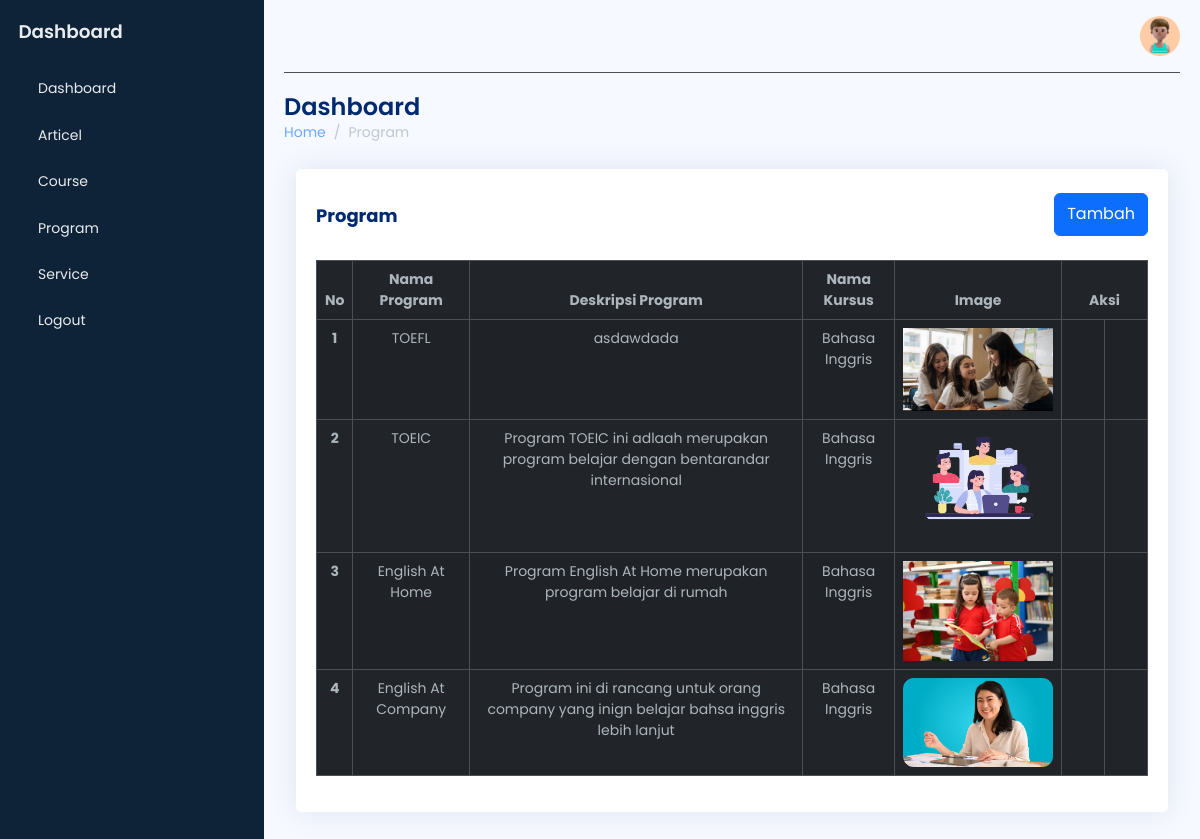
Page /user/program/index.php (signed in) on the committed database.
### tables this page shows
CREATE TABLE `program` (
  `id` int(11) NOT NULL,
  `course_id` int(11) NOT NULL,
  `nama` varchar(100) NOT NULL,
  `deskripsi` varchar(255) NOT NULL,
  `image` varchar(255) NOT NULL
);

CREATE TABLE `course` (
  `id` int(11) NOT NULL,
  `nama` varchar(50) NOT NULL,
  `deskripsi` varchar(255) NOT NULL
);

### user/program/index.php (the view, shortened to what this page needs)
<?php
require_once '../../config.php';
?>
<!DOCTYPE html>
<html lang="en" data-bs-theme="dark">
<head>
    <link rel="stylesheet" href="https://cdn.jsdelivr.net/npm/bootstrap@5.3.0-alpha2/dist/css/bootstrap.min.css" />
    <link href="https://cdn.lineicons.com/4.0/lineicons.css" rel="stylesheet" />
    <link rel="stylesheet" href="https://cdn.jsdelivr.net/npm/sweetalert2@11/dist/sweetalert2.min.css">
    <link rel="stylesheet" href="../assets/css/style.css" />
</head>
<body>
    <div class="wrapper">
        <?php include '../template/sidebar.php'; ?>
        <main id="main" class="main">
            <?php include '../template/navbar.php'; ?>
            <div class="pagetitle">
                <h1>Dashboard</h1>
                <nav>
                    <ol class="breadcrumb">
                        <li class="breadcrumb-item"><a href="index.html">Home</a></li>
                        <li class="breadcrumb-item active">Program</li>
                    </ol>
                </nav>
            </div>
            <section class="section dashboard">
                <div class="container">
                    <div class="row">
                        <div class="col">
                            <div class="card">
                                <div class="card-body">
                                    <div class="d-flex justify-content-between">
                                        <h5 class="card-title mt-3 fw-bold">Program</h5>
                                        <button class="btn btn-primary mt-4 mb-4" style="height: 43px;" data-bs-toggle="modal" data-bs-target="#exampleModal">Tambah</button>
                                    </div>
                                    <table class="table table-bordered table-striped text-center">
                                        <thead>
                                            <tr>
                                                <th scope="col">No</th>
                                                <th scope="col">Nama Program</th>
                                                <th scope="col">Deskripsi Program</th>
                                                <th scope="col">Nama Kursus</th>
                                                <th scope="col">Image</th>
                                                <th scope="col" colspan="2">Aksi</th>
                                            </tr>
                                        </thead>
                                        <tbody>
                                            <?php
                                            $sql = "SELECT program.id as program_id, program.nama as program_nama, program.deskripsi as program_deskripsi, course.nama as course_nama, course.deskripsi as course_deskripsi, program.image as program_image FROM program INNER JOIN course ON program.course_id = course.id";
                                            $result = $conn->query($sql);
                                            if ($result->num_rows > 0) {
                                                $no = 1;
                                                while ($row = $result->fetch_assoc()) {
                                                    echo "<tr>";
                                                    echo "<th scope='row'>" . $no++ . "</th>";
                                                    echo "<td>" . htmlspecialchars($row['program_nama']) . "</td>";
                                                    echo "<td>" . htmlspecialchars($row['program_deskripsi']) . "</td>";
                                                    echo "<td>" . htmlspecialchars($row['course_nama']) . "</td>";
                                                    echo "<td><img src='../assets/uploads/" . htmlspecialchars($row['program_image']) . "' alt='" . htmlspecialchars($row['program_nama']) . "' style='max-width:150px;'></td>";
                                                    echo "<td>
                                                                <button class='btn btn-link edit-btn' data-bs-toggle='modal' data-bs-target='#editModal' data-program-id='" . $row['program_id'] . "' data-program-nama='" . htmlspecialchars($row['program_nama']) . "' data-program-deskripsi='" . htmlspecialchars($row['program_deskripsi']) . "' data-course-nama='" . htmlspecialchars($row['course_nama']) . "' data-image='" . htmlspecialchars($row["program_image"]) . "'>
                                                                    <i class='lni lni-pencil-alt'></i>
                                                                </button>
                                                            </td>";
                                                    echo "<td>
                                                                <form method='post' action=''>
                                                                    <input type='hidden' name='program_id' value='" . $row['program_id'] . "'>
                                                                    <button type='submit' name='delete_program' class='btn btn-link text-danger'><i class='lni lni-trash-can'></i></button>
                                                                </form>
                                                            </td>";
                                                    echo "</tr>";
                                                }
                                            } else {
                                                echo "<tr><td colspan='7'>No programs found.</td></tr>";
                                            }
                                            ?>
                                        </tbody>
                                    </table>
                                </div>
                            </div>
                        </div>
                    </div>
                </div>
            </section>
        </main>
    </div>
</body>
</html>

### user/template/sidebar.php (shortened to what this page needs)
<aside id="sidebar" class="js-sidebar">
    <div class="h-100">
        <div class="sidebar-logo">
            <a href="#"> Dashboard</a>
        </div>
        <ul class="sidebar-nav">
            <li class="sidebar-item">
                <a href="http://localhost/beexcellent/user/index.php" class="sidebar-link">
                    Dashboard
                </a>
            </li>
            <li class="sidebar-item">
                <a href="http://localhost/beexcellent/user/articel/index.php" class="sidebar-link">
                    <span>Articel</span>
                </a>
            </li>
            <li class="sidebar-item">
                <a href="http://localhost/beexcellent/user/course/index.php" class="sidebar-link">
                    <span>Course</span>
                </a>
            </li>
            <li class="sidebar-item">
                <a href="http://localhost/beexcellent/user/program/index.php" class="sidebar-link">
                    <span>Program</span>
                </a>
            </li>
            <li class="sidebar-item">
                <a href="http://localhost/beexcellent/user/service/index.php" class="sidebar-link">
                    <span>Service</span>
                </a>
            </li>
        </ul>
        <div class="sidebar-footer">
            <a href="../logout.php" class="sidebar-link">
                <span>Logout</span>
            </a>
        </div>
    </div>
</aside>

### user/template/navbar.php (shortened to what this page needs)
<nav class="navbar navbar-expand border-bottom">
    <button class="btn" id="sidebar-toggle" type="button">
    </button>
    <div class="navbar-collapse navbar">
        <ul class="navbar-nav">
            <li class="nav-item dropdown">
                <a href="#" data-bs-toggle="dropdown" class="nav-icon pe-md-0">
                    <img src="profile.jpg" class="avatar img-fluid rounded-circle" alt="profile" />
                </a>
            </li>
        </ul>
    </div>
</nav>

### user/assets/css/style.css (style rules this page uses)
body { font-family: "Poppins", sans-serif; font-size: 0.875rem; opacity: 1; overflow-y: scroll; background: #f6f9ff; color: #444444; }
a { cursor: pointer; text-decoration: none; font-family: "Poppins", sans-serif; }
li { list-style: none; }
.wrapper { align-items: stretch; display: flex; width: 100%; }
#sidebar { max-width: 264px; min-width: 264px; background: #0e2238; transition: all 0.35s ease-in-out; }
.sidebar-logo { padding: 1.15rem; }
.sidebar-logo a { color: #e9ecef; font-size: 1.15rem; font-weight: 600; }
.sidebar-nav { flex-grow: 1; list-style: none; margin-bottom: 0; padding-left: 0; margin-left: 0; }
a.sidebar-link { padding: 0.625rem 1.625rem; color: #e9ecef; position: relative; display: block; font-size: 0.875rem; }
.main { display: flex; flex-direction: column; min-height: 100vh; min-width: 0; overflow: hidden; transition: all 0.35s ease-in-out; width: 100%; padding: 0 20px 30px; }
.avatar { height: 40px; width: 40px; }
.navbar-expand .navbar-nav { margin-left: auto; }
.pagetitle { margin-bottom: 10px; margin-top: 20px; }
.pagetitle h1 { font-size: 24px; margin-bottom: 0; font-weight: 600; color: #012970; }
.card { margin-bottom: 30px; border: none; background-color: white; border-radius: 5px; box-shadow: 0px 0 30px rgba(1, 41, 112, 0.1); }
.card-title { padding: 20px 0 15px 0; font-size: 18px; font-weight: 500; color: #012970; font-family: "Poppins", sans-serif; }
.card-body { padding: 0 20px 20px 20px; }

### rows in the picture
program: nama "TOEFL", deskripsi "asdawdada", course.nama "Bahasa Inggris", image (picture)
program: nama "TOEIC", deskripsi "Program TOEIC ini adlaah merupakan program belajar dengan bentarandar internasional", course.nama "Bahasa Inggris", image (picture)
program: nama "English At Home", deskripsi "Program English At Home merupakan program belajar di rumah", course.nama "Bahasa Inggris", image (picture)
program: nama "English At Company", deskripsi "Program ini di rancang untuk orang company yang inign belajar bahsa inggris lebih lanjut", course.nama "Bahasa Inggris", image (picture)
